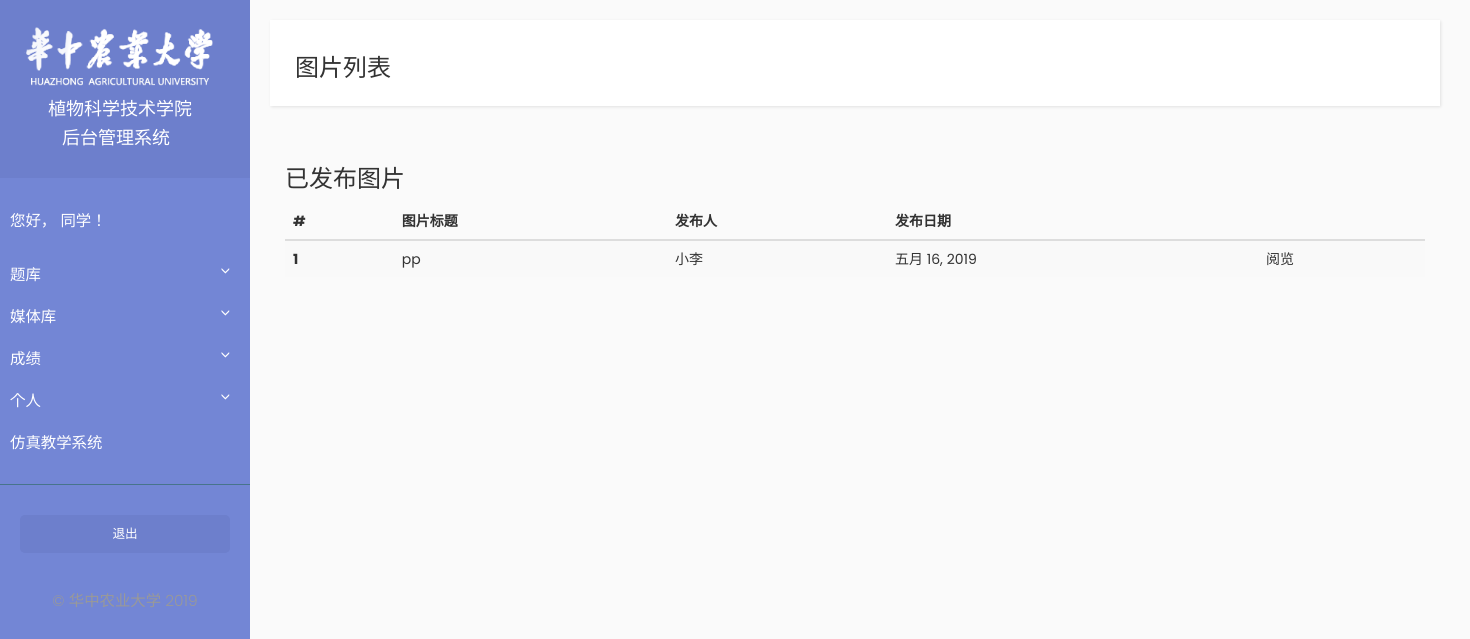
The app's page /student/image_list (signed in), older data.
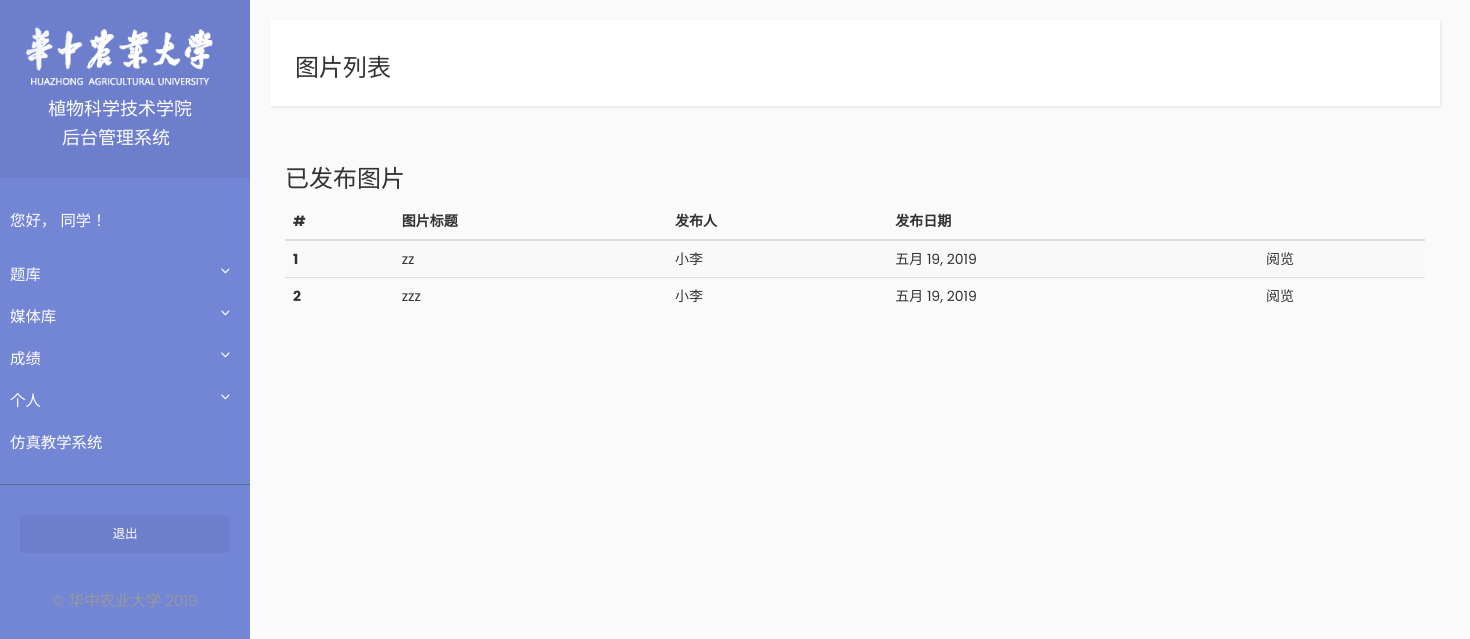
The same page, newer data.
### Video/models.py (models this page shows)
class Image(models.Model):
    title = models.CharField(max_length=255)
    teacher = models.ForeignKey(Teacher, on_delete=models.CASCADE)
    upload_date = models.DateField(auto_now=True)
    image = models.ImageField(upload_to=user_directory_path)

### Teacher/models.py (models this page shows, shortened)
class Teacher(models.Model):
    user = models.OneToOneField(User, on_delete=models.CASCADE)
    name = models.CharField(max_length=10)
    phone = models.CharField(max_length=20)

### Student/views.py (the view)
# urls.py: path('image_list', views.image_list, name='image_list'),
@login_required
def image_list(request):
    images = Image.objects.all()
    context = {'images': images}
    return render(request, 'student/image_list.html', context=context)

### Student/templates/student/image_list.html (shortened to what this page needs)
{% extends "student/base.html" %}
{% block title_block %}
<h3>图片列表</h3>
{% endblock %}
{% block content_block%}
<div class="container">
    <h3>已发布图片</h3>
    <table class="table table-striped">
        <thead>
            <tr>
                <th scope="col">#</th>
                <th scope="col">图片标题</th>
                <th scope="col">发布人</th>
                <th scope="col">发布日期</th>
                <th scope="col"></th>
            </tr>
        </thead>
        <tbody>
            {% for image in images %}
                <tr>
                    <th scope="row">{{ forloop.counter }}</th>
                    <td>{{ image.title }}</td>
                    <td>{{ image.teacher.name }}</td>
                    <td>{{ image.upload_date|date }}</td>
                    <td><a href="{% url 'video:image_play' image.pk %}">阅览</a></td>
                </tr>
            {% endfor %}
        </tbody>
    </table>
</div>
{% endblock %}

### Student/templates/student/base.html (shortened to what this page needs)
<!DOCTYPE html>
{% load static %}
<html>
    <head>
        <link rel="stylesheet" href="https://maxcdn.bootstrapcdn.com/bootstrap/3.3.7/css/bootstrap.min.css">
        <link rel="stylesheet" href="{% static 'basic/css/sidebar.css' %}">
        <link rel="stylesheet" href="{% static 'basic/css/hover.css' %}">
    </head>
    <body>
    <div class="wrapper">
        <nav id="sidebar">
            <div class="sidebar-header">
                <img src="{% static 'basic/image/title_logo.png' %}"  width="200" alt="logo">
                <h4>&nbsp;&nbsp;&nbsp;&nbsp;&nbsp;&nbsp;植物科学技术学院</h4>
                <h4>&nbsp;&nbsp;&nbsp;&nbsp;&nbsp;&nbsp;&nbsp;&nbsp;&nbsp;后台管理系统</h4>
            </div>
            <ul class="list-unstyled components">
                <p>您好，{{ user.student.name }} 同学！</p>
                <li class="">
                    <a href="#ExaminationSubmenu" data-toggle="collapse" aria-expanded="false">题库</a>
                </li>
                <li>
                    <a href="#VideoSubmenu" data-toggle="collapse" aria-expanded="false">媒体库</a>
                </li>
                <li>
                    <a href="#ScoreSubmenu" data-toggle="collapse" aria-expanded="false">成绩</a>
                </li>
                <li>
                    <a href="#PersonSubmenu" data-toggle="collapse" aria-expanded="false">个人</a>
                </li>
                <li>
                    <a href="http://47.111.185.160/insect/unity_index.html">仿真教学系统</a>
                </li>
            </ul>
            <ul class="list-unstyled CTAs">
                <li><a href="{% url 'student:logout' %}" class="article">退出</a></li>
            </ul>
            <p class="mt-5 mb-3 text-center text-white">&copy; 华中农业大学 2019</p>
        </nav>
        <div id="content">
            <nav class="navbar navbar-default">
                <div class="container-fluid">
                    <div class="navbar-header">
                    {% block title_block %}
                    {% endblock %}
                    </div>
                </div>
            </nav>
            {% block content_block%}
            {% endblock %}
        </div>
    </div>
    </body>
</html>

### Basic/static/basic/css/sidebar.css (style rules this page uses)
body { font-family: 'Poppins', sans-serif; background: #fafafa; }
p { font-family: 'Poppins', sans-serif; font-size: 1.1em; font-weight: 300; line-height: 1.7em; color: #999; }
a, a:hover, a:focus { color: inherit; text-decoration: none; transition: all 0.3s; }
.navbar { padding: 15px 10px; background: #fff; border: none; border-radius: 0; margin-bottom: 40px; box-shadow: 1px 1px 3px rgba(0, 0, 0, 0.1); }
.wrapper { display: flex; align-items: stretch; perspective: 1500px; }
#sidebar { min-width: 250px; max-width: 250px; background: #7386D5; color: #fff; transition: all 0.6s cubic-bezier(0.945, 0.020, 0.270, 0.665); transform-origin: bottom left; }
#sidebar .sidebar-header { padding: 20px; background: #6d7fcc; }
#sidebar ul.components { padding: 20px 0; border-bottom: 1px solid #47748b; }
#sidebar ul p { color: #fff; padding: 10px; }
#sidebar ul li a { padding: 10px; font-size: 1.1em; display: block; }
a[data-toggle="collapse"] { position: relative; }
a[aria-expanded="false"]::before, a[aria-expanded="true"]::before { content: '\e259'; display: block; position: absolute; right: 20px; font-family: 'Glyphicons Halflings'; font-size: 0.6em; }
ul.CTAs { padding: 20px; }
ul.CTAs a { text-align: center; font-size: 0.9em !important; display: block; border-radius: 5px; margin-bottom: 5px; }
a.article, a.article:hover { background: #6d7fcc !important; color: #fff !important; }
#content { padding: 20px; min-height: 100vh; transition: all 0.3s; }

Row changes from the older to the newer data that the page shows:
removed Image: title "pp", teacher.name "小李", upload_date "五月 16, 2019"
added Image: title "zz", teacher.name "小李", upload_date "五月 19, 2019"
added Image: title "zzz", teacher.name "小李", upload_date "五月 19, 2019"
